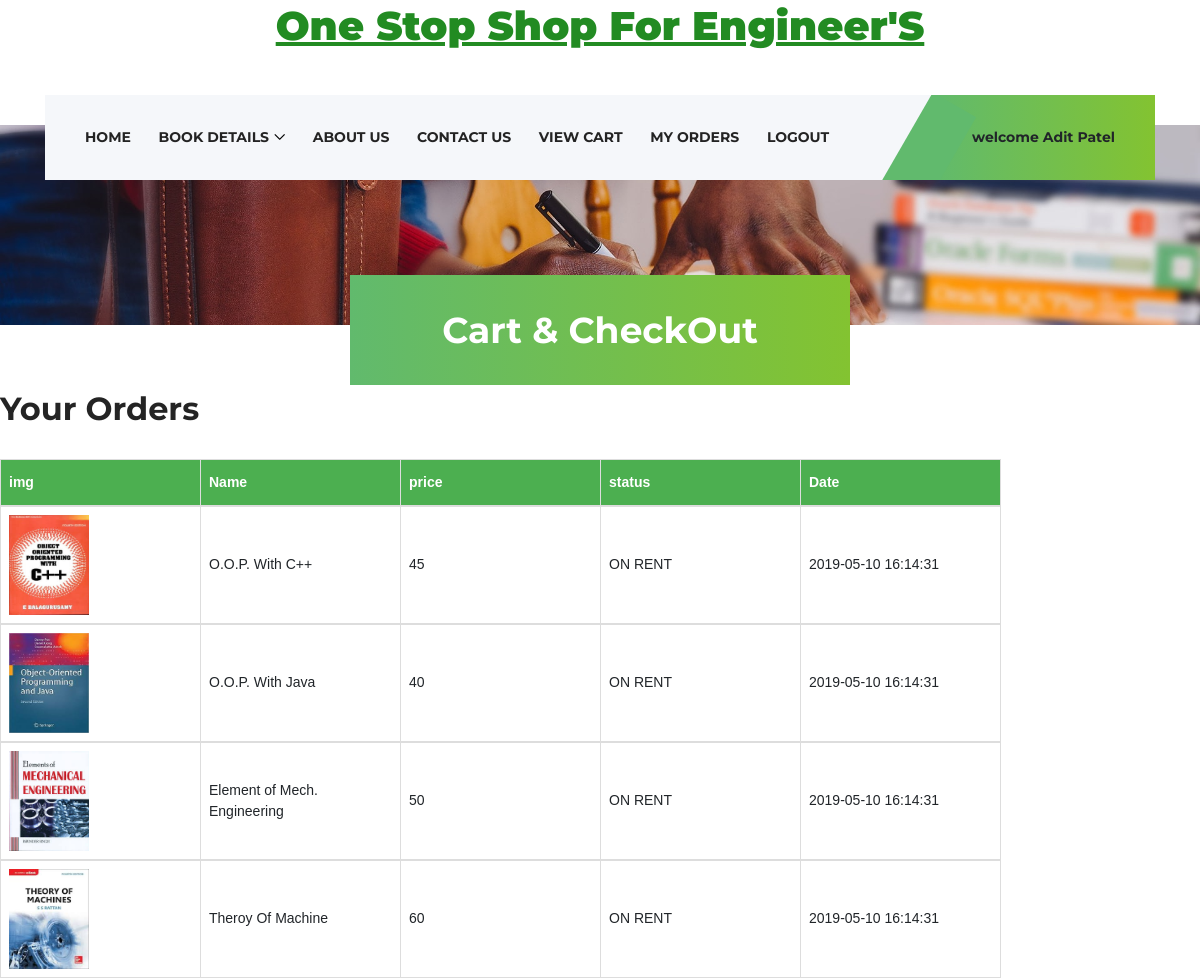
Screenshot of /view1.php (signed in) with the database file from the repository.
### tables this page shows
CREATE TABLE `bookcp` (
  `id` int(10) NOT NULL,
  `img` longblob NOT NULL,
  `bname` varchar(50) NOT NULL,
  `author` varchar(50) NOT NULL,
  `quant` varchar(20) NOT NULL,
  `price` varchar(20) NOT NULL,
  `cat` int(20) NOT NULL,
  `publisher` varchar(100) NOT NULL
);

CREATE TABLE `9601550947255` (
  `id` int(11) NOT NULL,
  `status` varchar(20) DEFAULT NULL,
  `qua` varchar(20) DEFAULT NULL,
  `due` timestamp NOT NULL DEFAULT CURRENT_TIMESTAMP ON UPDATE CURRENT_TIMESTAMP,
  `checkout` int(11) DEFAULT NULL
);

### view1.php (the view, shortened to what this page needs)
<!DOCTYPE html>
<html lang="en">
<?php
 if(isset($_SESSION['uname']))
{
 $abc=$_SESSION['uname'];
}
 ?>
<head>
    <link rel="stylesheet" href="style.css">
</head>
<body>
    <header class="header-area">
        <div class="top-header">
			<h1 style="color:#228B22;"><center><u><b>One Stop Shop For Engineer'S</b></u></center></h1>
            <div class="container h-100">
                <div class="row h-100">
                    <div class="col-12 h-100">
                    </div>
                </div>
            </div>
        </div>
        <div class="academy-main-menu">
            <div class="classy-nav-container breakpoint-off">
                <div class="container">
                    <nav class="classy-navbar justify-content-between" id="academyNav">
                        <div class="classy-menu">
                            <div class="classynav">
                                <ul>
                                    <li><a href="index.php">Home</a></li>
                                    <li><a href="#">Book Details</a>
                                    </li>
                                    <li><a href="aboutus.php">About Us</a></li>
                                    <li><a href="contact.php">Contact Us</a></li>
                                     <li> <b><a href="view.php">view cart</a></b></li>
									  <li> <b><a href="view1.php">My Orders</a></b></li>
                                    <li><a href="Logout.php">Logout</a></li>
                                </ul>
                            </div>
                        </div>
                        <div class="calling-info">
                            <div class="call-center">
                               <B> <?php  echo "welcome ".$abc; ?></B>
                            </div>
                        </div>
                    </nav>
                </div>
            </div>
        </div>
    </header>
    <div class="breadcumb-area bg-img" style="background-image: url(img/bg-img/breadcumb.jpg);">
        <div class="bradcumbContent">
            <h2>Cart & CheckOut</h2>
        </div>
    </div>
	<!DOCTYPE html>
<html>
<head>
</head>
<body>
</body>
</html>
<html>
<body><br><br><br>
<h2>Your Orders</h2>
<table id="customers">
<br>
  <tr>
     <th>img</th>
    <th>Name</th>
    <th>price</th>
     <th>status</th>
     <th>Date</th>
  </tr>
</table>
</body>
</html>
<?php
  $cartid=$_SESSION['cartid'];
  $con=mysqli_connect("localhost","root","","reg");
  $query = "SELECT * FROM `$cartid` where `checkout`=1";
  $result = mysqli_query($con,$query);
  while($row = mysqli_fetch_assoc($result))
  {
    $query1 = "SELECT * FROM bookcp where id=".$row['id'];
    $result1 = mysqli_query($con,$query1);
   while( $result2 = mysqli_fetch_assoc($result1))
   {
  echo '<table id="customers"><tr>
    <td><img style="width:80px; height:100px;" src="aditimg/'.$result2['img'].'"></td>
    <td>'.$result2['bname'].'</td>
    <td>'.$result2['price'].'</td>
   <td>'.$row['status'].'</td>
   <td>'.$row['due'].'</td>
  </tr>';
   }
  }
  ?>
</body>
</html>

### style.css (style rules this page uses)
* { margin: 0; padding: 0; }
body { font-family: "Montserrat", sans-serif; font-size: 14px; }
h1, h2, h3, h4, h5, h6 { color: #242424; line-height: 1.3; font-weight: 700; }
a, a:hover, a:focus { -webkit-transition-duration: 500ms; transition-duration: 500ms; text-decoration: none; outline: 0 solid transparent; color: #141414; font-weight: 600; font-size: 14px; }
ul, ol { margin: 0; }
ul li, ol li { list-style: none; }
img { height: auto; max-width: 100%; }
.bg-img { background-position: center center; background-size: cover; background-repeat: no-repeat; }
.header-area { position: relative; z-index: 100; width: 100%; height: 125px; }
.header-area .top-header { width: 100%; height: 95px; }
.header-area .academy-main-menu { position: absolute; width: 100%; height: 85px; background-color: transparent; top: 95px; z-index: 100; left: 0; right: 0; }
.header-area .academy-main-menu .classy-nav-container { background-color: transparent; }
.header-area .academy-main-menu .classy-navbar { background-color: #f5f7fa; height: 85px; padding: 0; }
.header-area .academy-main-menu .classy-navbar .classynav ul li a { font-weight: 700; text-transform: uppercase; }
.header-area .academy-main-menu .classynav { padding-left: 2em; }
.header-area .academy-main-menu .calling-info { position: relative; padding-left: 80px; overflow: hidden; }
.header-area .academy-main-menu .calling-info .call-center { position: relative; z-index: 1; background: #61ba6d; background: -webkit-linear-gradient(to right, #61ba6d, #83c331); background: linear-gradient(to right, #61ba6d, #83c331); padding: 0 40px; line-height: 85px; height: 85px; }
.header-area .academy-main-menu .calling-info .call-center:before { position: absolute; width: 50px; height: 120%; top: 3px; left: -28px; z-index: 1; background-color: #61ba6d; content: ''; -webkit-transform: rotate(30deg); transform: rotate(30deg); }
.breadcumb-area { position: relative; z-index: 10; width: 100%; height: 200px; }
.breadcumb-area .bradcumbContent { width: 500px; height: 110px; background: #61ba6d; background: -webkit-linear-gradient(to right, #61ba6d, #83c331); background: linear-gradient(to right, #61ba6d, #83c331); position: absolute; bottom: -60px; -webkit-transform: translateX(-50%); transform: translateX(-50%); left: 50%; z-index: 30; }
.breadcumb-area .bradcumbContent h2 { text-align: center; line-height: 110px; font-size: 36px; color: #ffffff; }

### view1.php (style rules this page uses)
#customers { font-family: "Trebuchet MS", Arial, Helvetica, sans-serif; border-collapse: collapse; }
#customers td, #customers th { border: 1px solid #ddd; padding: 8px; width:200px; }
#customers th { padding-top: 12px; padding-bottom: 12px; text-align: left; background-color: #4CAF50; color: white; width:200px; }

### rows the page displays
9601550947255: status "ON RENT", due "2019-05-10 16:14:31"
bookcp: img (picture), bname "O.O.P. With C++", price "45"
9601550947255: status "ON RENT", due "2019-05-10 16:14:31"
bookcp: img (picture), bname "O.O.P. With Java", price "40"
9601550947255: status "ON RENT", due "2019-05-10 16:14:31"
bookcp: img (picture), bname "Element of Mech. Engineering", price "50"
9601550947255: status "ON RENT", due "2019-05-10 16:14:31"
bookcp: img (picture), bname "Theroy Of Machine", price "60"

### other values shown
$abc "Adit Patel"
